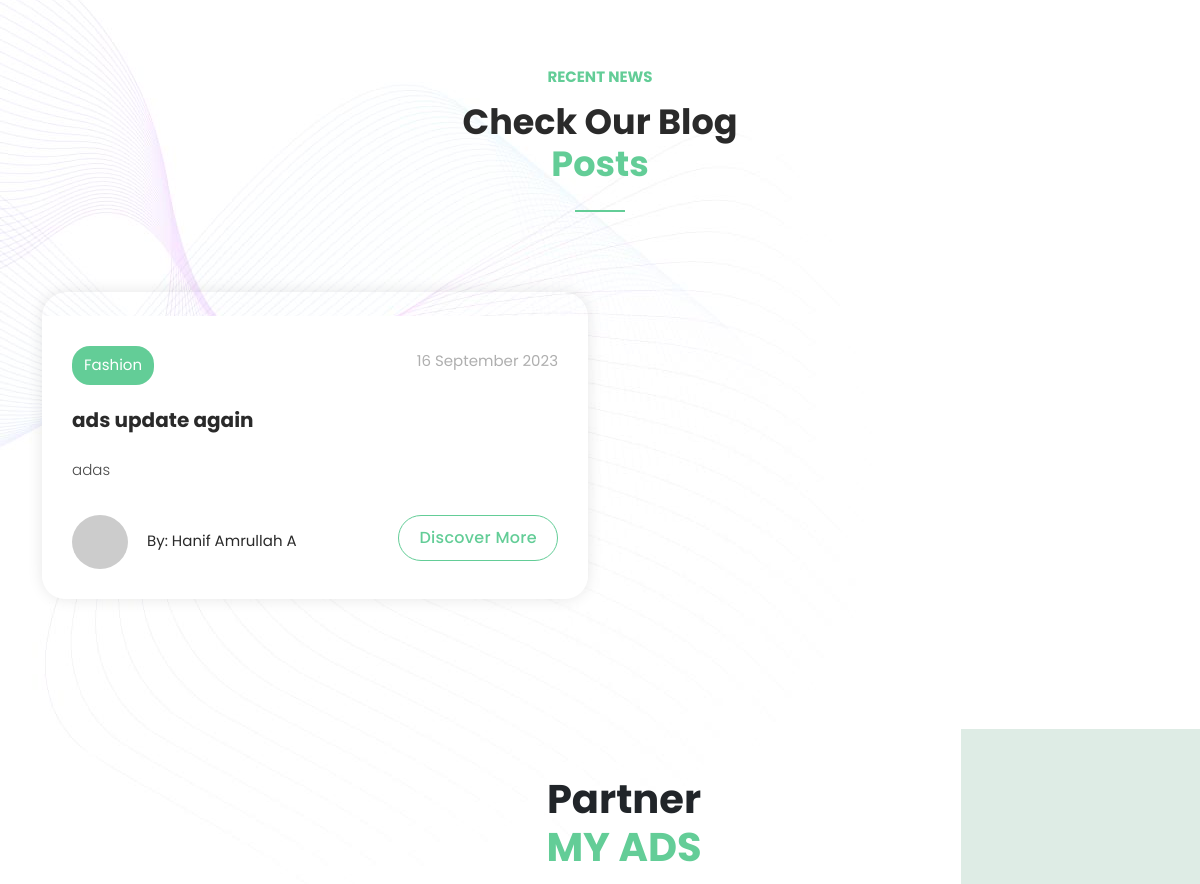
/ (middle part), run on an earlier commit of the app's database.
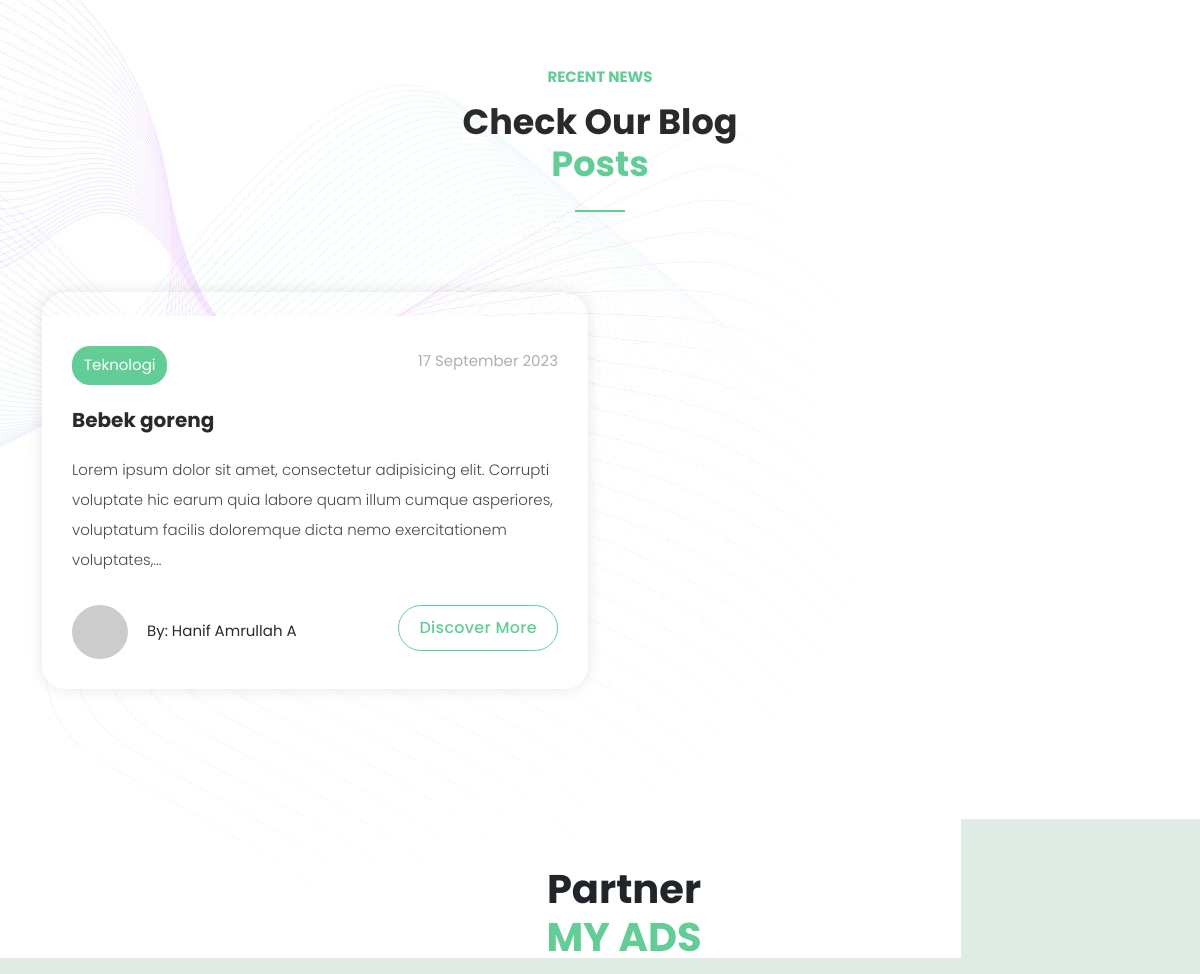
And on a later commit of the database.
### tables this page shows
CREATE TABLE `blogs` (
  `id` int(20) NOT NULL AUTO_INCREMENT,
  `user_id` int(20) NOT NULL,
  `category_id` int(20) DEFAULT NULL,
  `title` varchar(255) NOT NULL,
  `slug` varchar(255) NOT NULL,
  `image` varchar(255) DEFAULT NULL,
  `excerpt` text NOT NULL,
  `body` text NOT NULL,
  `published_at` timestamp NULL DEFAULT current_timestamp() ON UPDATE current_timestamp(),
  PRIMARY KEY (`id`),
  KEY `user_id` (`user_id`),
  KEY `category_id` (`category_id`),
  CONSTRAINT `blogs_ibfk_6` FOREIGN KEY (`user_id`) REFERENCES `users` (`id`) ON DELETE CASCADE ON UPDATE CASCADE,
  CONSTRAINT `blogs_ibfk_8` FOREIGN KEY (`category_id`) REFERENCES `categories` (`id`) ON DELETE SET NULL ON UPDATE NO ACTION
);

CREATE TABLE `categories` (
  `id` int(20) NOT NULL AUTO_INCREMENT,
  `name` varchar(255) NOT NULL,
  `slug` varchar(255) NOT NULL,
  PRIMARY KEY (`id`)
);

CREATE TABLE `users` (
  `id` int(11) NOT NULL AUTO_INCREMENT,
  `name` varchar(255) NOT NULL,
  `username` varchar(255) NOT NULL,
  `password` varchar(255) NOT NULL,
  `profile_photo` varchar(255) DEFAULT NULL,
  PRIMARY KEY (`id`)
);

### admin/backend/config.php (called while the page is built, shortened)
<?php
function categoryName($category_id)
{
    if ($category_id) {
        $link = mysqli_connect(DB_SERVER, DB_USERNAME, DB_PASSWORD, DB_NAME);;
        $query = "SELECT name FROM `categories` WHERE id = $category_id";
        $result = mysqli_query($link, $query);
        $category = mysqli_fetch_assoc($result);
        $category_name = "";
        if (mysqli_num_rows($result) > 0) {
            $category_name = $category["name"];
        } else {
            $category_name = "Category tidak ditemukan";
        }
        return $category_name;
    }
}
function getUSer($id)
{
    if ($id) {
        $link = mysqli_connect(DB_SERVER, DB_USERNAME, DB_PASSWORD, DB_NAME);;
        $query = "SELECT * FROM `users` WHERE id = $id";
        $result = mysqli_query($link, $query);
        $row = "";
        if (mysqli_num_rows($result) > 0) {
            $row =  mysqli_fetch_assoc($result);;
        } else {
            $row = "User tidak ditemukan";
        }
        return $row;
    }
}

### index.php (the view, shortened to what this page needs)
<?php
require_once "admin/backend/config.php";
require_once "utils/changeDateFormat.php";
?>
<!DOCTYPE html>
<html lang="en">
<head>
  <link href="vendor/bootstrap/css/bootstrap.min.css" rel="stylesheet">
  <link rel="stylesheet" href="assets/css/fontawesome.css">
  <link rel="stylesheet" href="assets/css/templatemo-digimedia-v3.css">
  <link rel="stylesheet" href="assets/css/animated.css">
  <link rel="stylesheet" href="assets/css/owl.css">
</head>
<body>
  <div id="blog" class="blog">
    <div class="container">
      <div class="row">
        <div class="col-lg-4 offset-lg-4  wow fadeInDown" data-wow-duration="1s" data-wow-delay="0.3s">
          <div class="section-heading">
            <h6>Recent News</h6>
            <h4>Check Our Blog <em>Posts</em></h4>
            <div class="line-dec"></div>
          </div>
        </div>
        <?php
        $query = "SELECT * FROM `blogs` ORDER BY published_at DESC LIMIT 1";
        $result = mysqli_query($link, $query);
        if (mysqli_num_rows($result) > 0) {
          $newBlog = mysqli_fetch_assoc($result);
          $user = getUSer($newBlog["user_id"]);
        ?>
          <div class="col-lg-6 show-up wow fadeInUp" data-wow-duration="1s" data-wow-delay="0.3s">
            <div class="blog-post">
              <div class="thumb">
              </div>
              <div class="down-content">
                <span class="category"><?php echo categoryName($newBlog["category_id"]); ?></span>
                <span class="date"><?php changeDateFormat($newBlog["published_at"]); ?></span>
                <a href="/myads/blogs/blog_detail/?id=<?php echo $newBlog["id"]; ?>">
                  <h4><?php echo $newBlog["title"]; ?></h4>
                </a>
                <p><?php echo $newBlog["excerpt"]; ?></p>
                <div class="row">
                  <div class="col-sm col-12">
                    <span class="author"><img src="admin/images/profile/<?php echo $user["profile_photo"] ?>" alt="" style="max-height: 54px;">
                      By: <?php echo $user["name"] ?>
                    </span>
                  </div>
                  <div class="col-sm col-12">
                    <div class="border-first-button"><a href="/myads/layouts/blogs">Discover More</a></div>
                  </div>
                </div>
              </div>
            </div>
          </div>
        <?php  } else { ?>
          <div class="col-lg-12 show-up wow fadeInUp text-center" data-wow-duration="1s" data-wow-delay="0.3s">
            <h1>Belum Ada Postingan Hari ini.</h1>
          </div>
        <?php } ?>
        <?php
        $query = "SELECT * FROM `blogs` ORDER BY published_at DESC LIMIT 4";
        $resultFewBlogs = mysqli_query($link, $query);
        if (mysqli_num_rows($resultFewBlogs) > 0) {
          $skipCount = 1; ?>
          <div class="col-lg-6 wow fadeInUp" data-wow-duration="1s" data-wow-delay="0.3s">
          </div>
        <?php } ?>
      </div>
    </div>
  </div>
  <div id="partner" class="partner section wow fadeIn" data-wow-duration="0.5s" data-wow-delay="0.25s">
    <div class="container">
      <div class="row">
        <div class="col-lg-12">
          <div class="row text-center justify-content-center">
            <div class="col-md-8 p-5 text-partner mt-lg-5">
              <div class="text">
                <h1> Partner</h1>
                <h1> <span>MY ADS</span></h1>
              </div>
            </div>
          </div>
        </div>
      </div>
    </div>
  </div>
</body>
</html>

### utils/changeDateFormat.php
<?php
function changeDateFormat($date)
{
    $orgDate = $date;
    $newDate = date("Ymd", strtotime($orgDate));
    echo date('d F Y', strtotime($newDate));;
}

### assets/css/templatemo-digimedia-v3.css (style rules this page uses)
html, body, div, span, applet, object, iframe, h1, h2, h3, h4, h5, h6, p, blockquote, div pre, a, abbr, acronym, address, big, cite, code, del, dfn, em, font, img, ins, kbd, q, s, samp, small, strike, strong, sub, sup, tt, var, b, u, i, center, dl, dt, dd, ol, ul, li, figure, header, nav, section, article, aside, footer, figcaption { margin: 0; padding: 0; border: 0; outline: 0; }
* { box-sizing: border-box; }
html, body { font-family: 'Poppins', sans-serif; font-weight: 400; background-color: #fff; -ms-text-size-adjust: 100%; -webkit-font-smoothing: antialiased; -moz-osx-font-smoothing: grayscale; }
a { text-decoration: none !important; }
h1, h2, h3, h4, h5, h6 { margin-top: 0px; margin-bottom: 0px; }
p { font-size: 15px; line-height: 30px; font-weight: 300; color: #494949; }
img { width: 100%; overflow: hidden; }
html, body { background: #fff; font-family: 'Poppins', sans-serif; }
.section-heading { position: relative; z-index: 2; }
.section-heading h6 { font-size: 15px; font-weight: 700; color: #63CD97; text-transform: uppercase; margin-bottom: 15px; }
.section-heading h4 { color: #2a2a2a; font-size: 35px; font-weight: 700; text-transform: capitalize; margin-bottom: 25px; }
.section-heading h4 em { font-style: normal; color: #63CD97; }
.section-heading .line-dec { width: 50px; height: 2px; background-color: #63CD97; }
.border-first-button a { display: inline-block !important; padding: 10px 20px !important; color: #63CD97 !important; border: 1px solid #63CD97 !important; border-radius: 23px; font-weight: 500 !important; letter-spacing: 0.3px !important; transition: all .5s; }
.blog:before { content: ''; background-image: url(../images/blog-left-dec.jpg); background-repeat: no-repeat; position: absolute; left: 0; top: 0px; width: 961px; height: 1020px; z-index: 0; }
.blog { position: relative; padding-top: 130px; }
.blog .section-heading { text-align: center; margin-bottom: 80px; }
.blog .section-heading .line-dec { margin: 0 auto; }
.blog-post { box-shadow: 0px 0px 15px rgba(0, 0, 0, 0.1); border-radius: 25px; position: relative; z-index: 2; }
.show-up { position: relative; z-index: 222; }
.blog-post .down-content { border-bottom-right-radius: 23px; border-bottom-left-radius: 23px; background-color: #fff; padding: 30px; }
.blog-post .down-content span.category { font-size: 15px; color: #fff; padding: 8px 12px; background-color: #63CD97; border-radius: 18px; display: inline-block; }
.blog-post .down-content span.date { font-size: 15px; color: #afafaf; text-align: right; float: right; margin-top: 4px; }
.blog-post .down-content h4 { font-size: 20px; font-weight: 700; color: #2a2a2a; margin-top: 20px; margin-bottom: 20px; line-height: 30px; }
.blog-post .down-content p { margin-bottom: 30px; }
.blog-post .down-content span.author { font-size: 15px; color: #2a2a2a; }
.blog-post .down-content span.author img { max-width: 56px; border-radius: 50%; margin-right: 15px; }
.blog-post .down-content .border-first-button { display: inline-block; float: right; }
.partner { padding-top: 130px; }
.partner .container { min-width: 100%; background-color: #deece5; padding: 50px 70px; }
.partner .text-partner { position: relative; }
.partner .text { position: absolute; top: 50%; -ms-transform: translateY(-50%); transform: translateY(-50%); }
.partner h1 { font-weight: bold; }
.partner span { color: #63CD97; }

What changed in the data, as far as the page shows it:
removed blogs: category.name "Fashion", published_at "16 September 2023", title "ads update again", excerpt "adas"
added blogs: category.name "Teknologi", published_at "17 September 2023", title "Bebek goreng", excerpt "Lorem ipsum dolor sit amet, consectetur adipisicing elit. Corrupti voluptate hic earum quia labore quam illum cumque asperiores, voluptatum facilis doloremque dicta nemo exercitationem voluptates,..."
